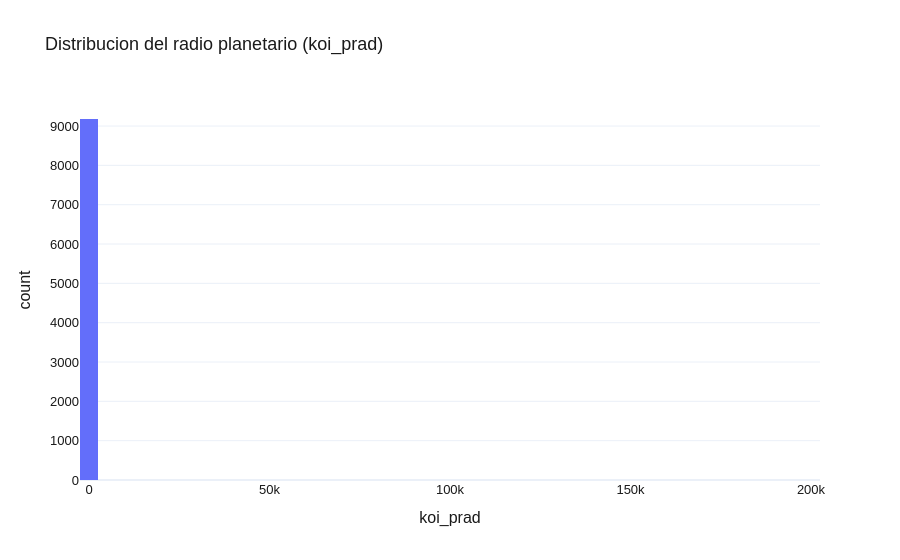
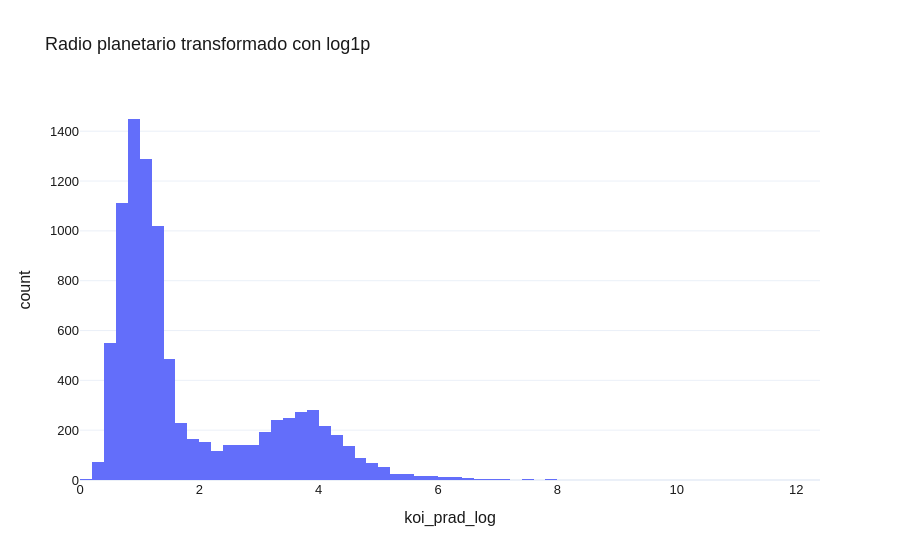

Here is the notebook cell these charts were saved with, in order:
### Code cell
fig = px.histogram(
    kepler,
    x="koi_prad",
    nbins=80,
    title="Distribucion del radio planetario (koi_prad)",
    template=PLOTLY_TEMPLATE,
)
fig.update_layout(font=PLOTLY_FONT)
fig.show()

fig = px.histogram(
    kepler.assign(koi_prad_log=np.log1p(kepler["koi_prad"])),
    x="koi_prad_log",
    nbins=80,
    title="Radio planetario transformado con log1p",
    template=PLOTLY_TEMPLATE,
)
fig.update_layout(font=PLOTLY_FONT)
fig.show()

### Figure 1 — Plotly figure (JSON) as saved in the notebook; plotly's stock layout.template omitted (floating-point values rounded to 4 significant figures; data arrays with more than 128 entries replaced by an {"elided": "..."} marker saying what was removed)
{"data": [{"bingroup": "x", "hovertemplate": "koi_prad=%{x}<br>count=%{y}<extra></extra>", "legendgroup": "", "marker": {"color": "#636efa", "pattern": {"shape": ""}}, "name": "", "nbinsx": 80, "orientation": "v", "showlegend": false, "type": "histogram", "x": {"elided": "9564 float values"}, "xaxis": "x", "yaxis": "y"}], "layout": {"barmode": "relative", "font": {"color": "#1A1A1A", "family": "Helvetica, Arial, sans-serif", "size": 13}, "legend": {"tracegroupgap": 0}, "title": {"text": "Distribucion del radio planetario (koi_prad)"}, "xaxis": {"anchor": "y", "domain": [0, 1], "title": {"text": "koi_prad"}}, "yaxis": {"anchor": "x", "domain": [0, 1], "title": {"text": "count"}}}}

### Figure 2 — Plotly figure (JSON) as saved in the notebook; plotly's stock layout.template omitted (floating-point values rounded to 4 significant figures; data arrays with more than 128 entries replaced by an {"elided": "..."} marker saying what was removed)
{"data": [{"bingroup": "x", "hovertemplate": "koi_prad_log=%{x}<br>count=%{y}<extra></extra>", "legendgroup": "", "marker": {"color": "#636efa", "pattern": {"shape": ""}}, "name": "", "nbinsx": 80, "orientation": "v", "showlegend": false, "type": "histogram", "x": {"elided": "9564 float values"}, "xaxis": "x", "yaxis": "y"}], "layout": {"barmode": "relative", "font": {"color": "#1A1A1A", "family": "Helvetica, Arial, sans-serif", "size": 13}, "legend": {"tracegroupgap": 0}, "title": {"text": "Radio planetario transformado con log1p"}, "xaxis": {"anchor": "y", "domain": [0, 1], "title": {"text": "koi_prad_log"}}, "yaxis": {"anchor": "x", "domain": [0, 1], "title": {"text": "count"}}}}
